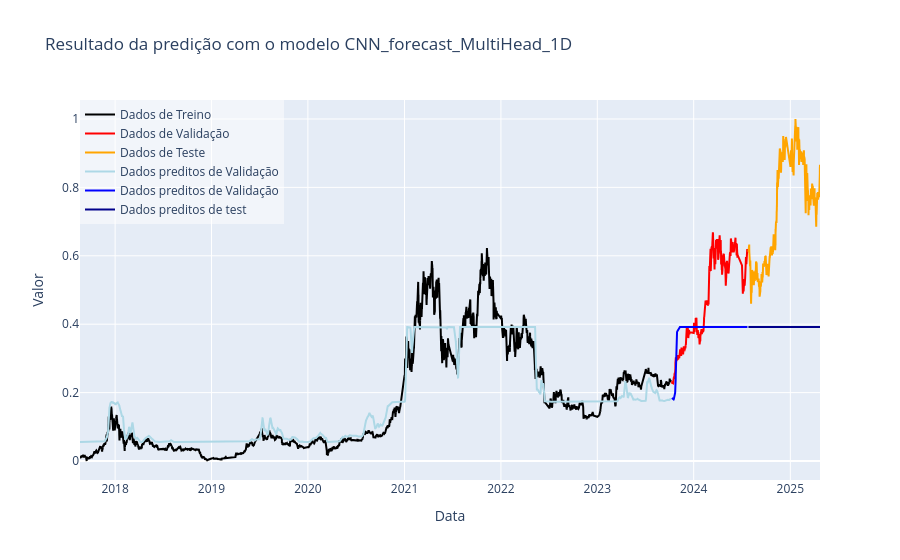

Notebook code cell kept with this figure:
### Code cell
import plotly.graph_objects as go

# Cria um gráfico de linha usando o Plotly
fig = go.Figure()

# Adiciona os valores reais ao gráfico
#fig.add_trace(go.Scatter(x=T_test, y=y_test_real, mode='lines', name='Real', line=dict(color='red')))
fig.add_trace(go.Scatter(x=T_train[lookback:], y=X_data_gen_train.y_regression[:,0], mode='lines',name="Dados de Treino",line=dict(color='black')))
fig.add_trace(go.Scatter(x=T_val[lookback:], y=X_data_gen_val.y_regression[:,0], mode='lines', name="Dados de Validação", line=dict(color='red')))
fig.add_trace(go.Scatter(x=T_test[lookback:], y=X_data_gen_test.y_regression[:,0], mode='lines', name="Dados de Teste", line=dict(color='orange')))

fig.add_trace(go.Scatter(x=T_train[lookback:], y=train_label_pred[:,0], mode='lines', name="Dados preditos de Validação", line=dict(color='lightblue')))
fig.add_trace(go.Scatter(x=T_val[lookback:], y=val_label_pred[:,0], mode='lines', name="Dados preditos de Validação", line=dict(color='blue')))
fig.add_trace(go.Scatter(x=T_test[lookback:], y=test_label_pred[:,0], mode='lines', name="Dados preditos de test", line=dict(color='darkblue')))

## Adiciona os valores preditos ao gráfico
#colors=['blue', 'yellow', 'violet', 'yellowgreen', 'green']
#for i in range(predictions.shape[1]):
#    fig.add_trace(go.Scatter(x=T_test, y=predictions[:,i], mode='lines', name=f'{list(trained_best_models.keys())[i]}', line=dict(color=colors[i])))

# Configura o layout do gráfico
fig.update_layout(
    title=f'Resultado da predição com o modelo {model_name}',
    xaxis_title='Data',
    yaxis_title='Valor',
    showlegend=True,
    legend=dict(x=0, y=1, bgcolor='rgba(255, 255, 255, 0.5)')
)

# Exibe o gráfico
fig.show()

### Figure 1 — Plotly figure (JSON) as saved in the notebook; plotly's stock layout.template omitted (floating-point values rounded to 4 significant figures; data arrays with more than 128 entries replaced by an {"elided": "..."} marker saying what was removed)
{"data": [{"line": {"color": "black"}, "mode": "lines", "name": "Dados de Treino", "type": "scatter", "x": {"elided": "12379 str values"}, "y": {"elided": "12379 float values"}}, {"line": {"color": "red"}, "mode": "lines", "name": "Dados de Validação", "type": "scatter", "x": {"elided": "1528 str values"}, "y": {"elided": "1528 float values"}}, {"line": {"color": "orange"}, "mode": "lines", "name": "Dados de Teste", "type": "scatter", "x": {"elided": "1529 str values"}, "y": {"elided": "1529 float values"}}, {"line": {"color": "lightblue"}, "mode": "lines", "name": "Dados preditos de Validação", "type": "scatter", "x": {"elided": "12379 str values"}, "y": {"elided": "12379 float values"}}, {"line": {"color": "blue"}, "mode": "lines", "name": "Dados preditos de Validação", "type": "scatter", "x": {"elided": "1528 str values"}, "y": {"elided": "1528 float values"}}, {"line": {"color": "darkblue"}, "mode": "lines", "name": "Dados preditos de test", "type": "scatter", "x": {"elided": "1529 str values"}, "y": {"elided": "1529 float values"}}], "layout": {"legend": {"bgcolor": "rgba(255, 255, 255, 0.5)", "x": 0, "y": 1}, "showlegend": true, "title": {"text": "Resultado da predição com o modelo CNN_forecast_MultiHead_1D"}, "xaxis": {"title": {"text": "Data"}}, "yaxis": {"title": {"text": "Valor"}}}}
